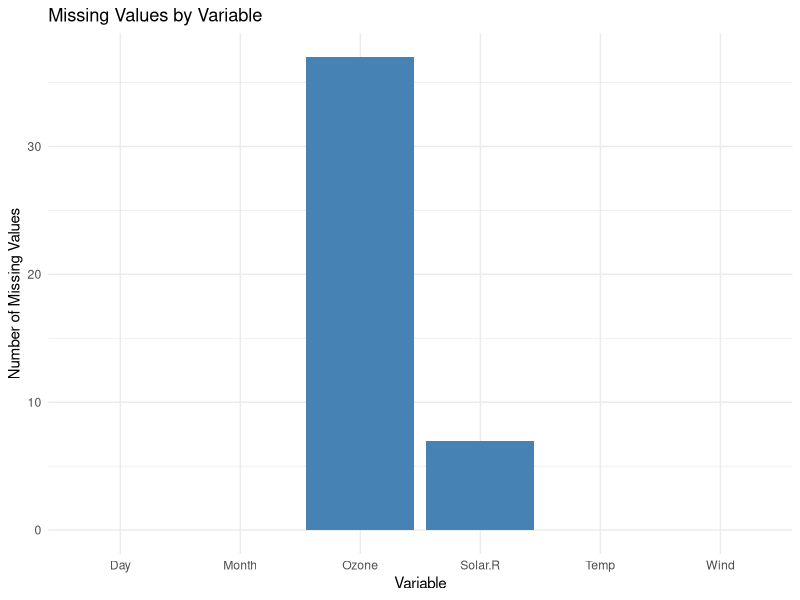
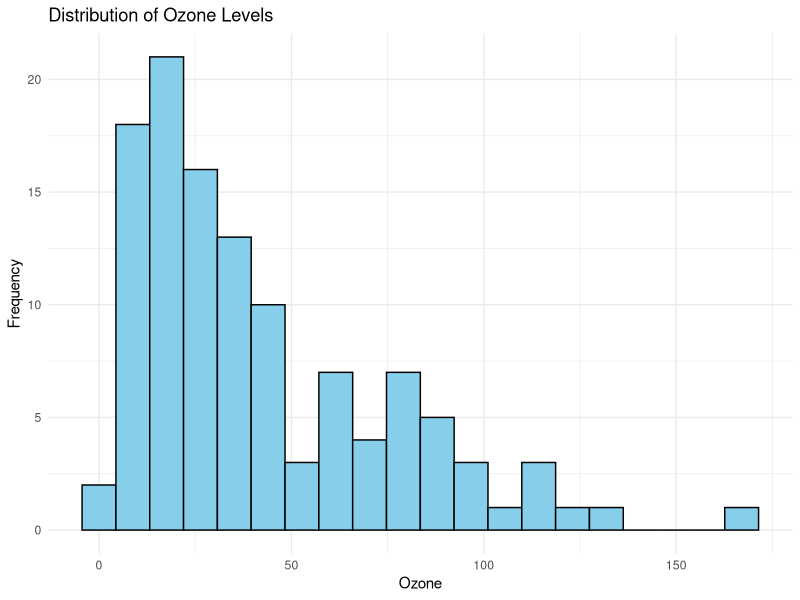
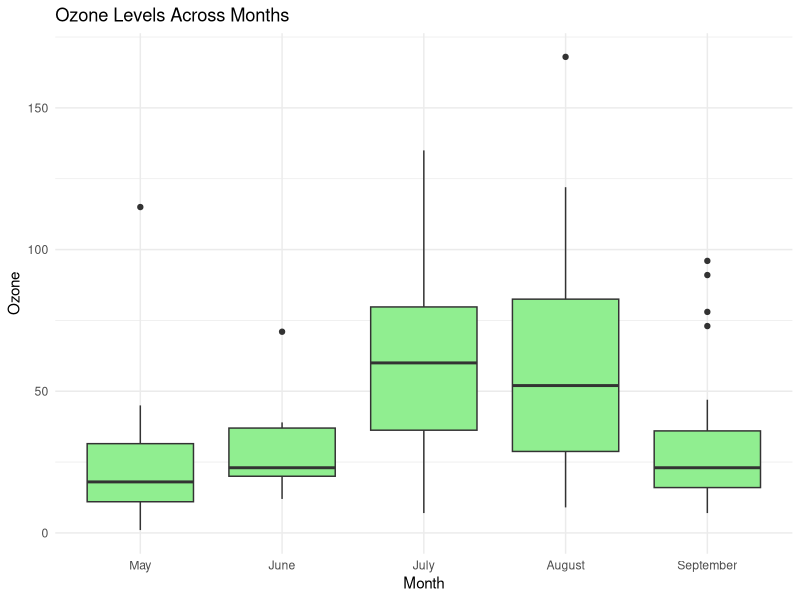
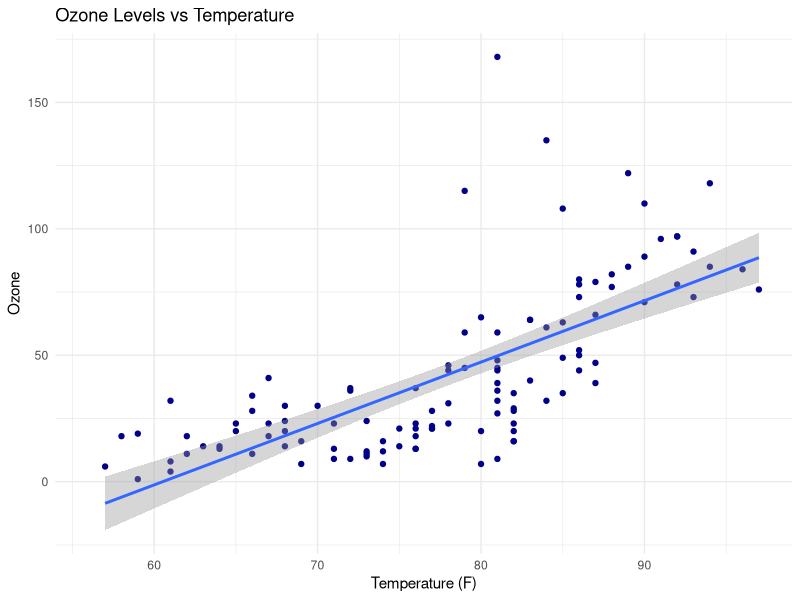
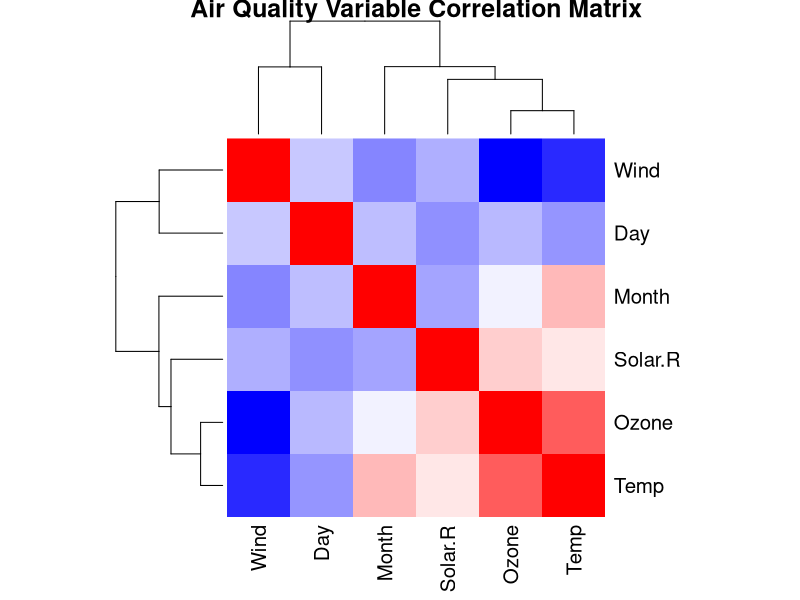

The R script that drew these images, in order:
# Virtual R Data Analyst Internship - Week 2
# Data Visualization and Insight Communication using R

# Install required packages if they are missing
packages <- c("ggplot2", "dplyr")

for (pkg in packages) {
  if (!requireNamespace(pkg, quietly = TRUE)) {
    install.packages(pkg)
  }
}

library(ggplot2)
library(dplyr)

# Load the built-in airquality dataset
data("airquality")

# Create a clean dataset
air_data <- airquality %>%
  mutate(
    Month = factor(
      Month,
      levels = 5:9,
      labels = c("May", "June", "July", "August", "September")
    )
  )

# Create an output folder
dir.create("week2_plots", showWarnings = FALSE)

# 1. Missing values visualization
missing_data <- data.frame(
  Variable = names(airquality),
  Missing = colSums(is.na(airquality))
)

p1 <- ggplot(missing_data,
             aes(x = Variable, y = Missing)) +
  geom_col(fill = "steelblue") +
  labs(
    title = "Missing Values by Variable",
    x = "Variable",
    y = "Number of Missing Values"
  ) +
  theme_minimal()

ggsave("week2_plots/01_missing_values.png",
       p1, width = 8, height = 5)

# 2. Ozone distribution histogram
p2 <- ggplot(air_data, aes(x = Ozone)) +
  geom_histogram(
    bins = 20,
    fill = "skyblue",
    color = "black",
    na.rm = TRUE
  ) +
  labs(
    title = "Distribution of Ozone Levels",
    x = "Ozone",
    y = "Frequency"
  ) +
  theme_minimal()

ggsave("week2_plots/02_ozone_distribution.png",
       p2, width = 8, height = 5)

# 3. Monthly ozone distribution
p3 <- ggplot(air_data,
             aes(x = Month, y = Ozone)) +
  geom_boxplot(fill = "lightgreen", na.rm = TRUE) +
  labs(
    title = "Ozone Levels Across Months",
    x = "Month",
    y = "Ozone"
  ) +
  theme_minimal()

ggsave("week2_plots/03_ozone_by_month.png",
       p3, width = 8, height = 5)

# 4. Ozone versus temperature
p4 <- ggplot(air_data,
             aes(x = Temp, y = Ozone)) +
  geom_point(color = "darkblue", na.rm = TRUE) +
  geom_smooth(method = "lm",
              se = TRUE, na.rm = TRUE) +
  labs(
    title = "Ozone Levels vs Temperature",
    x = "Temperature (F)",
    y = "Ozone"
  ) +
  theme_minimal()

ggsave("week2_plots/04_ozone_vs_temperature.png",
       p4, width = 8, height = 5)

# 5. Correlation matrix
numeric_data <- airquality[
  , sapply(airquality, is.numeric)
]

cor_matrix <- cor(
  numeric_data,
  use = "pairwise.complete.obs"
)

png("week2_plots/05_correlation_matrix.png",
    width = 900, height = 700)

heatmap(
  cor_matrix,
  main = "Air Quality Variable Correlation Matrix",
  col = colorRampPalette(
    c("blue", "white", "red")
  )(100),
  symm = TRUE
)

dev.off()

# Print summary and observations
cat("\nWEEK 2 DATA VISUALIZATION SUMMARY\n")
cat("---------------------------------\n")

print(summary(airquality))

cat("\nMissing values by variable:\n")
print(missing_data)

cat("\nCorrelation matrix:\n")
print(round(cor_matrix, 2))

cat("\nAll five visualization plots have been generated.\n")
cat("Check the week2_plots folder for the images.\n")
